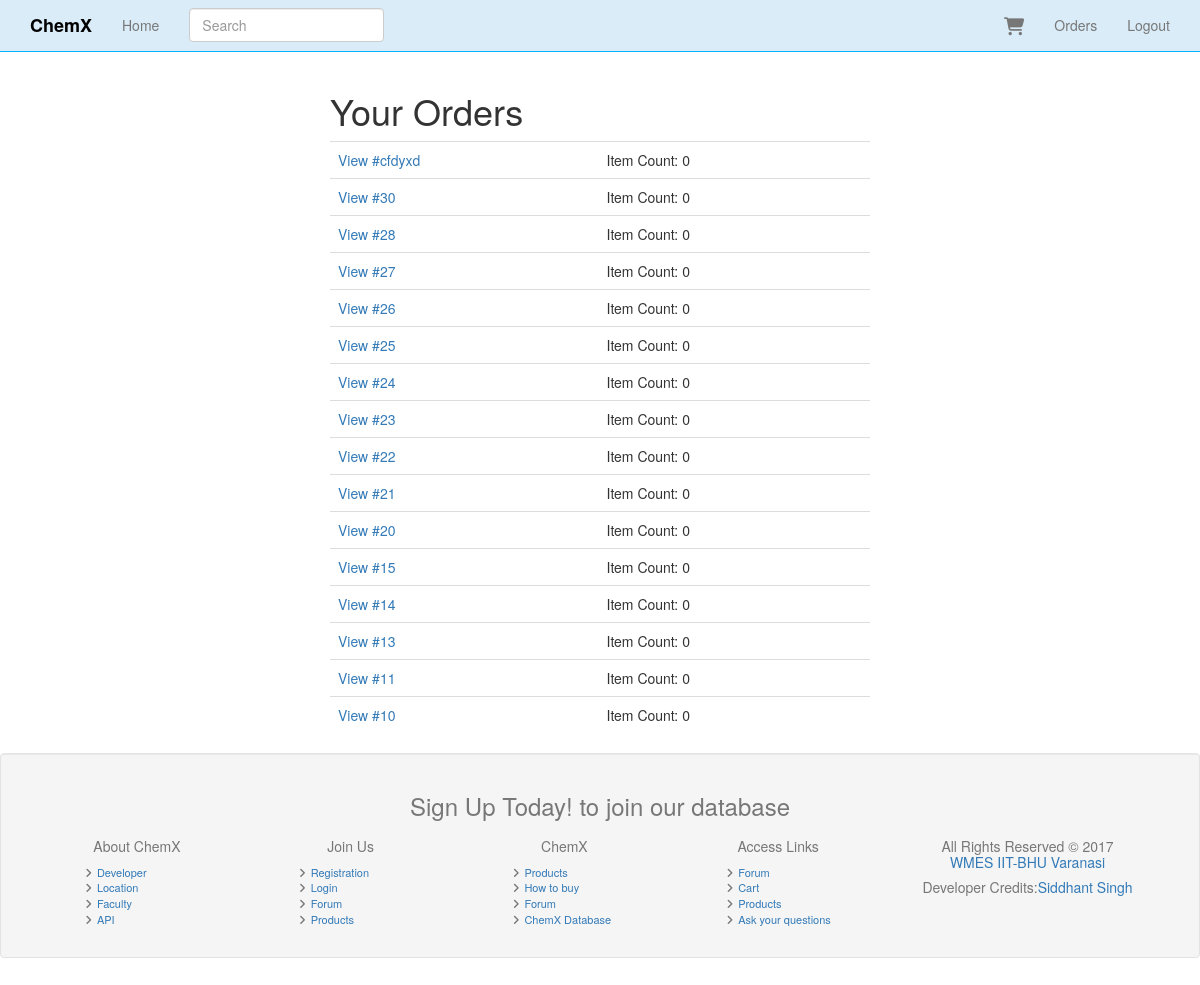
Screenshot of /orders/ (signed in) with the database file from the repository.
### orders/models.py (models this page shows, shortened)
class Order(models.Model):
	status = models.CharField(max_length=120, choices=ORDER_STATUS_CHOICES, default='created')
	cart = models.ForeignKey(Cart)
	user = models.ForeignKey(UserCheckout, null=True)
	billing_address = models.ForeignKey(UserAddress, related_name='billing_address', null=True)
	shipping_address = models.ForeignKey(UserAddress, related_name='shipping_address', null=True)
	shipping_total_price = models.DecimalField(max_digits=50, decimal_places=2, default=5.99)
	order_total = models.DecimalField(max_digits=50, decimal_places=2, )
	order_id = models.CharField(max_length=20, null=True, blank=True)
	class Meta:
		ordering = ['-id']
	def get_absolute_url(self):
		return reverse("order_detail", kwargs={"pk": self.pk})

### carts/models.py (models this page shows)
class Cart(models.Model):
	user = models.ForeignKey(settings.AUTH_USER_MODEL, null=True, blank=True)
	items = models.ManyToManyField(Variation, through=CartItem)
	timestamp = models.DateTimeField(auto_now_add=True, auto_now=False)
	updated = models.DateTimeField(auto_now_add=False, auto_now=True)
	subtotal = models.DecimalField(max_digits=50, decimal_places=2, default=25.00)
	tax_percentage  = models.DecimalField(max_digits=10, decimal_places=5, default=0.085)
	tax_total = models.DecimalField(max_digits=50, decimal_places=2, default=25.00)
	total = models.DecimalField(max_digits=50, decimal_places=2, default=25.00)
	def __unicode__(self):
		return str(self.id)
	def update_subtotal(self):
		print "updating..."
		subtotal = 0
		items = self.cartitem_set.all()
		for item in items:
			subtotal += item.line_item_total
		self.subtotal = "%.2f" %(subtotal)
		self.save()

### orders/views.py (the view)
# urls.py: url(r'^orders/$', OrderList.as_view(), name='orders'),
class OrderList(LoginRequiredMixin, ListView):
	queryset = Order.objects.all()
	def get_queryset(self):
		user_check_id = self.request.user.id
		user_checkout = UserCheckout.objects.get(id=user_check_id)
		return super(OrderList, self).get_queryset().filter(user=user_checkout)

### orders/mixins.py (called while the page is built)
	@method_decorator(login_required)
	def dispatch(self, request, *args, **kwargs):
		return super(LoginRequiredMixin, self).dispatch(request,*args, **kwargs)

### orders/templates/orders/order_list.html
{% extends "base.html" %}
{% block content %}
{% if object_list|length <= 0 %}
<div class='col-sm-6 col-sm-offset-3 text-center'>
<p class='lead'>
You do not currently have orders.
</p>
</div>
{% else  %}
<div class='col-sm-6 col-sm-offset-3'>
<h1>Your Orders</h1>
<table class='table'>
{% for object in object_list %}
<tr>
<td>
<a href='{{ object.get_absolute_url }}'>View #{% if object.order_id %}{{ object.order_id }}{% else %}{{ object.id }}{% endif %}</a>
</td>
<td>
Item Count: {{ object.cart.items.count }}
</td>
</tr>
{% endfor %}
</table>
</div>
{% endif %}
{% endblock %}

### templates/base.html (shortened to what this page needs)
{% load staticfiles %}
<!DOCTYPE html>
<html lang="en">
  <head>
    {% include 'head_css.html' %}
  </head>
  <body>
  {% include 'navbar.html' %}
    <div class="container">
            {% block content %}
            {% endblock %}
    </div>
	<footer class="text-muted well" id="last-footer">
		<section>
		<div class="row" style="font-size:11px;">
		<div class="container">
		<h3 class="subhead" style="text-align:center;">Sign Up Today! to join our database </h3>
		   <div class="col-md-9">
        <div class="row" >
			<div class="col-md-3">
			<div class="row footlinks">
			<div class="col-xs-12">
			<h5>About ChemX</h5>
			<ul class="noBullets">
			<li><i class="fa fa-angle-right"></i><a href="#">Developer</a></li>
			<li><i class="fa fa-angle-right"></i><a href="#">Location</a></li>
			<li><i class="fa fa-angle-right"></i><a href="#">Faculty</a></li>
			<li><i class="fa fa-angle-right"></i><a href="#">API</a></li>
			</ul>
			</div>
			</div>
			</div>
			<div class="col-md-3">
			<div class="row footlinks">
			<div class="col-xs-12">
			<h5>Join Us</h5>
			<ul class="noBullets">
			<li><i class="fa fa-angle-right"></i><a href="#">Registration</a></li>
			<li><i class="fa fa-angle-right"></i><a href="#">Login</a></li>
			<li><i class="fa fa-angle-right"></i><a href="#">Forum</a></li>
			<li><i class="fa fa-angle-right"></i><a href="#">Products</a></li>
			</ul>
			</div>
			</div>
			</div>
			<div class="col-md-3">
			<div class="row footlinks">
			<div class="col-xs-12">
			<h5>ChemX</h5>
			<ul class="noBullets">
			<li><i class="fa fa-angle-right"></i><a href="#">Products</a></li>
			<li><i class="fa fa-angle-right"></i><a href="#">How to buy</a></li>
			<li><i class="fa fa-angle-right"></i><a href="#">Forum</a></li>
			<li><i class="fa fa-angle-right"></i><a href="#">ChemX Database</a></li>
			</ul>
			</div>
			</div>
			</div>
			<div class="col-md-3">
			<div class="row footlinks">
			<div class="col-xs-12">
			<h5>Access Links</h5>
			<ul class="noBullets">
			<li><i class="fa fa-angle-right"></i><a href="#">Forum</a></li>
			<li><i class="fa fa-angle-right"></i><a href="#">Cart</a></li>
			<li><i class="fa fa-angle-right"></i><a href="#">Products</a></li>
			<li><i class="fa fa-angle-right"></i><a href="#">Ask your questions</a></li>
			</ul>
			</div>
			</div>
			</div>
        </div>
		</div>
		<footer>
		<div class="row">
			<div class="container text-center">
				<h5>All Rights Reserved © 2017<br><a href="">WMES IIT-BHU Varanasi</a></h5>
				<h5>Developer Credits:<a href="github.com/sid10on10">Siddhant Singh</h5>
			</div>
			</div></footer>
			 </div>
			 </div>
		</section>
				</footer>
</body>
</html>
  </body>
</html>

### templates/head_css.html
{% load staticfiles %}
    <link rel="stylesheet" href="//maxcdn.bootstrapcdn.com/font-awesome/4.3.0/css/font-awesome.min.css">
    <link href="{% static 'css/bootstrap.min.css' %}" rel="stylesheet">
    <link href="{% static 'css/navbar-static-top.css' %}" rel="stylesheet">
     <link href="{% static 'css/custom.css' %}" rel="stylesheet">
	 <link href="https://fortawesome.github.io/Font-Awesome/assets/font-awesome/css/font-awesome.css" rel="stylesheet">

### templates/navbar.html (shortened to what this page needs)
   {% load staticfiles %}
    <nav class="navbar navbar-default navbar-static-top">
      <div class="container">
        <div class="navbar-header">
          <a class="navbar-brand" href="{% url 'home' %}">ChemX</a>
        </div>
        <div id="navbar" class="navbar-collapse collapse">
          <ul class="nav navbar-nav">
            <li><a href="{% url 'home' %}">Home</a></li>
            <form class="navbar-form navbar-left" method="GET" role="search" action='{% url "products" %}'>
            <div class="form-group">
              <input type="text" class="form-control" placeholder="Search" name="q" value='{{ request.GET.q }}'>
            </div>
          </form>
          </ul>
          <ul class="nav navbar-nav navbar-right">
          <li>
            <a href='{% url "cart" %}'><i class="fa fa-shopping-cart fa-navbar-cart"></i> </a>
          </li>
          {% if request.user.is_authenticated %}
          <li><a href="{% url 'orders' %}">Orders</a></li>
            <li><a href="{% url 'auth_logout' %}">Logout</a></li>
            {% endif %}
          </ul>
        </div>
      </div>
    </nav>

### templates/javascript.html (shortened to what this page needs)
{% load staticfiles %}

### static_in_pro/our_static/css/navbar-static-top.css (style rules this page uses)
body { min-height: 1000px; }
.navbar-static-top { margin-bottom: 19px; background-color: rgba(164, 209, 239, 0.42); border-color: #00B2FF; }
.navbar-default .navbar-brand { color: #000; font-weight: 900; }

### static_in_pro/our_static/css/custom.css (style rules this page uses)
.fa-navbar-cart { font-size: 18px; vertical-align: middle; }
.noBullets { list-style:none; padding:auto; }
#last-footer h5 { text-align:center; }
.footlinks li a { text-align:center; margin-left:5px ; }

### rows the page displays
Order: order_id "cfdyxd", cart.items.count "0"
Order: id "30", cart.items.count "0"
Order: id "28", cart.items.count "0"
Order: id "27", cart.items.count "0"
Order: id "26", cart.items.count "0"
Order: id "25", cart.items.count "0"
Order: id "24", cart.items.count "0"
Order: id "23", cart.items.count "0"
Order: id "22", cart.items.count "0"
Order: id "21", cart.items.count "0"
Order: id "20", cart.items.count "0"
Order: id "15", cart.items.count "0"
Order: id "14", cart.items.count "0"
Order: id "13", cart.items.count "0"
Order: id "11", cart.items.count "0"
Order: id "10", cart.items.count "0"
